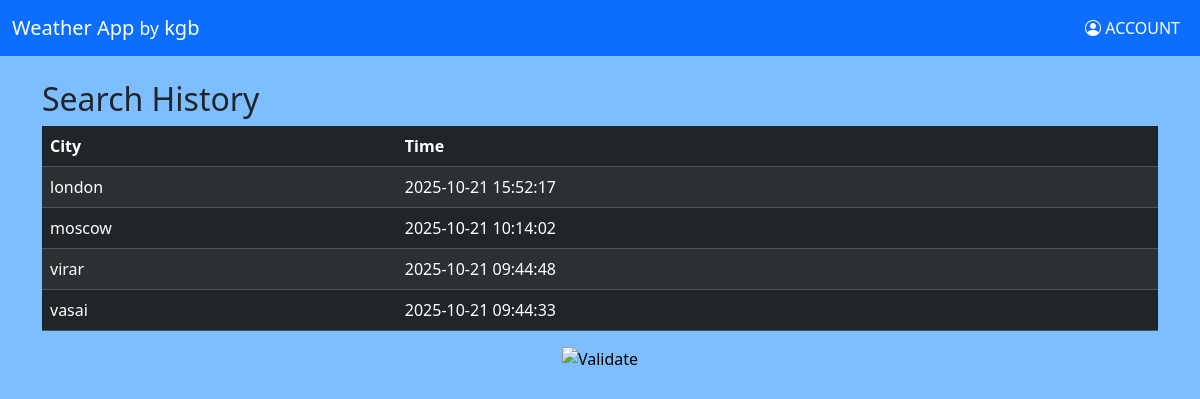
The app's page /history (signed in) with its own data.
### tables this page shows
CREATE TABLE history (id INTEGER PRIMARY KEY AUTOINCREMENT,user_id INTEGER,city TEXT,time DATETIME DEFAULT CURRENT_TIMESTAMP,FOREIGN KEY(user_id) REFERENCES users(id));

### app.py (the view)
@app.route("/history")
@login_required
def history():
    with sqlite3.connect("weather.db") as conn:
        cursor = conn.cursor()
        x=cursor.execute("SELECT city, time FROM history WHERE user_id=? ORDER BY time DESC",(session["user_id"],))
        history=x.fetchall()
    return render_template("history.html",history=history)

### app.py (called while the page is built)
def login_required(f):
    @wraps(f)
    def wrapper(*args, **kwds):
        if "user_id" not in session:
            flash("Please log in first","error")
            return redirect("/")
        return f(*args, **kwds)
    return wrapper

### templates/history.html (shortened to what this page needs)
{% extends "layout.html" %}
{% block body %}
    <div class="container mt-4">
        <h2>Search History</h2>
        <table class="table table-dark table-striped">
            <thead>
                <tr>
                    <th>City</th>
                    <th>Time</th>
                </tr>
            </thead>
            <tbody>
                {% for h in history%}
                    <tr>
                        <td>{{h[0]}}</td>
                        <td>{{h[1]}}</td>
                    </tr>
                {% endfor %}
            </tbody>
        </table>
    </div>
{% endblock %}

### templates/layout.html (style rules this page uses)
body { background-color: #7cbeff; }

### records on screen
history: city "london", time "2025-10-21 15:52:17"
history: city "moscow", time "2025-10-21 10:14:02"
history: city "virar", time "2025-10-21 09:44:48"
history: city "vasai", time "2025-10-21 09:44:33"
